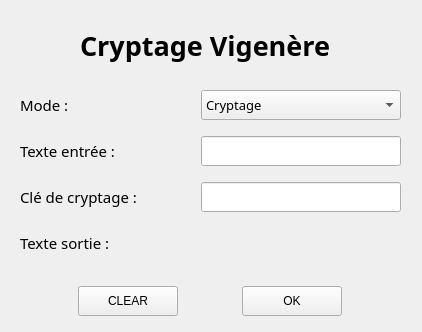
<?xml version="1.0" encoding="UTF-8"?>
<ui version="4.0">
 <class>Form</class>
 <widget class="QWidget" name="Form">
  <property name="enabled">
   <bool>true</bool>
  </property>
  <property name="geometry">
   <rect>
    <x>0</x>
    <y>0</y>
    <width>422</width>
    <height>332</height>
   </rect>
  </property>
  <property name="minimumSize">
   <size>
    <width>422</width>
    <height>332</height>
   </size>
  </property>
  <property name="maximumSize">
   <size>
    <width>422</width>
    <height>332</height>
   </size>
  </property>
  <property name="windowTitle">
   <string>Cryptage César</string>
  </property>
  <widget class="QLabel" name="label1">
   <property name="geometry">
    <rect>
     <x>80</x>
     <y>20</y>
     <width>251</width>
     <height>51</height>
    </rect>
   </property>
   <property name="font">
    <font>
     <family>Rockwell Nova Cond</family>
     <pointsize>20</pointsize>
     <weight>75</weight>
     <bold>true</bold>
    </font>
   </property>
   <property name="text">
    <string>Cryptage Vigenère</string>
   </property>
  </widget>
  <widget class="QLabel" name="label_4">
   <property name="geometry">
    <rect>
     <x>10</x>
     <y>150</y>
     <width>55</width>
     <height>16</height>
    </rect>
   </property>
   <property name="text">
    <string/>
   </property>
  </widget>
  <widget class="QWidget" name="layoutWidget">
   <property name="geometry">
    <rect>
     <x>20</x>
     <y>80</y>
     <width>381</width>
     <height>191</height>
    </rect>
   </property>
   <layout class="QVBoxLayout" name="verticalLayout">
    <item>
     <layout class="QHBoxLayout" name="horizontalLayout">
      <item>
       <widget class="QLabel" name="label2">
        <property name="font">
         <font>
          <family>Rockwell Nova</family>
          <pointsize>11</pointsize>
         </font>
        </property>
        <property name="text">
         <string>Mode :</string>
        </property>
       </widget>
      </item>
      <item>
       <widget class="QComboBox" name="ModeInput">
        <property name="minimumSize">
         <size>
          <width>200</width>
          <height>30</height>
         </size>
        </property>
        <property name="maximumSize">
         <size>
          <width>200</width>
          <height>30</height>
         </size>
        </property>
        <property name="font">
         <font>
          <family>Rockwell Nova</family>
          <pointsize>10</pointsize>
         </font>
        </property>
        <property name="editable">
         <bool>false</bool>
        </property>
        <property name="currentText">
         <string>Cryptage</string>
        </property>
        <item>
         <property name="text">
          <string>Cryptage</string>
         </property>
        </item>
        <item>
         <property name="text">
          <string>Décryptage</string>
         </property>
        </item>
       </widget>
      </item>
     </layout>
    </item>
    <item>
     <layout class="QHBoxLayout" name="horizontalLayout_2">
      <item>
       <widget class="QLabel" name="label3">
        <property name="font">
         <font>
          <family>Rockwell Nova</family>
          <pointsize>11</pointsize>
         </font>
        </property>
        <property name="text">
         <string>Texte entrée :</string>
        </property>
       </widget>
      </item>
      <item>
       <widget class="QLineEdit" name="TextInput">
        <property name="minimumSize">
         <size>
          <width>200</width>
          <height>30</height>
         </size>
        </property>
        <property name="maximumSize">
         <size>
          <width>200</width>
          <height>30</height>
         </size>
        </property>
        <property name="font">
         <font>
          <family>Rockwell Nova</family>
          <pointsize>10</pointsize>
         </font>
        </property>
       </widget>
      </item>
     </layout>
    </item>
    <item>
     <layout class="QHBoxLayout" name="horizontalLayout_3">
      <item>
       <widget class="QLabel" name="label4">
        <property name="font">
         <font>
          <family>Rockwell Nova</family>
          <pointsize>11</pointsize>
         </font>
        </property>
        <property name="text">
         <string>Clé de cryptage :</string>
        </property>
       </widget>
      </item>
      <item>
       <widget class="QLineEdit" name="KeyInput">
        <property name="minimumSize">
         <size>
          <width>200</width>
          <height>30</height>
         </size>
        </property>
        <property name="maximumSize">
         <size>
          <width>200</width>
          <height>30</height>
         </size>
        </property>
        <property name="font">
         <font>
          <family>Rockwell Nova</family>
          <pointsize>10</pointsize>
         </font>
        </property>
       </widget>
      </item>
     </layout>
    </item>
    <item>
     <layout class="QHBoxLayout" name="horizontalLayout_4">
      <item>
       <widget class="QLabel" name="label5">
        <property name="font">
         <font>
          <family>Rockwell Nova</family>
          <pointsize>11</pointsize>
         </font>
        </property>
        <property name="text">
         <string>Texte sortie :</string>
        </property>
       </widget>
      </item>
      <item>
       <widget class="QLabel" name="TextOutput">
        <property name="minimumSize">
         <size>
          <width>200</width>
          <height>30</height>
         </size>
        </property>
        <property name="maximumSize">
         <size>
          <width>200</width>
          <height>30</height>
         </size>
        </property>
        <property name="font">
         <font>
          <family>Rockwell Nova</family>
          <pointsize>10</pointsize>
         </font>
        </property>
        <property name="text">
         <string/>
        </property>
       </widget>
      </item>
     </layout>
    </item>
   </layout>
  </widget>
  <widget class="QWidget" name="layoutWidget">
   <property name="geometry">
    <rect>
     <x>20</x>
     <y>280</y>
     <width>381</width>
     <height>42</height>
    </rect>
   </property>
   <layout class="QHBoxLayout" name="horizontalLayout_5">
    <item>
     <widget class="QPushButton" name="pushButton_2">
      <property name="minimumSize">
       <size>
        <width>100</width>
        <height>30</height>
       </size>
      </property>
      <property name="maximumSize">
       <size>
        <width>100</width>
        <height>30</height>
       </size>
      </property>
      <property name="text">
       <string>CLEAR</string>
      </property>
     </widget>
    </item>
    <item>
     <widget class="QPushButton" name="pushButton">
      <property name="minimumSize">
       <size>
        <width>100</width>
        <height>30</height>
       </size>
      </property>
      <property name="maximumSize">
       <size>
        <width>100</width>
        <height>30</height>
       </size>
      </property>
      <property name="text">
       <string>OK</string>
      </property>
     </widget>
    </item>
   </layout>
  </widget>
 </widget>
 <resources/>
 <connections/>
</ui>
